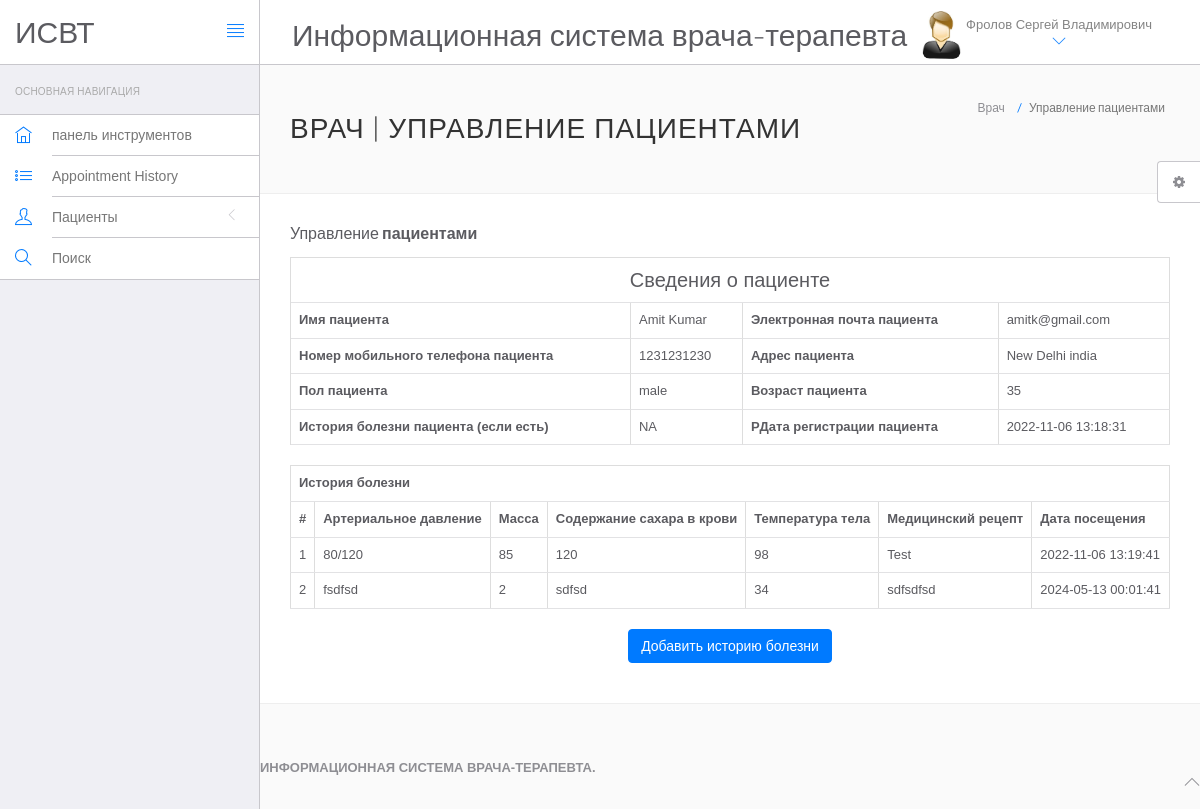
The page /hms/doctor/view-patient.php?viewid=1 (signed in) on the database its author committed.
### tables this page shows
CREATE TABLE `doctors` (
  `id` int(11) NOT NULL,
  `specilization` varchar(255) DEFAULT NULL,
  `doctorName` varchar(255) DEFAULT NULL,
  `address` longtext DEFAULT NULL,
  `docFees` varchar(255) DEFAULT NULL,
  `contactno` bigint(11) DEFAULT NULL,
  `docEmail` varchar(255) DEFAULT NULL,
  `password` varchar(255) DEFAULT NULL,
  `creationDate` timestamp NULL DEFAULT current_timestamp(),
  `updationDate` timestamp NULL DEFAULT NULL ON UPDATE current_timestamp()
);

CREATE TABLE `tblpatient` (
  `ID` int(10) NOT NULL,
  `Docid` int(10) DEFAULT NULL,
  `PatientName` varchar(200) DEFAULT NULL,
  `PatientContno` bigint(10) DEFAULT NULL,
  `PatientEmail` varchar(200) DEFAULT NULL,
  `PatientGender` varchar(50) DEFAULT NULL,
  `PatientAdd` mediumtext DEFAULT NULL,
  `PatientAge` int(10) DEFAULT NULL,
  `PatientMedhis` mediumtext DEFAULT NULL,
  `CreationDate` timestamp NULL DEFAULT current_timestamp(),
  `UpdationDate` timestamp NULL DEFAULT NULL ON UPDATE current_timestamp()
);

CREATE TABLE `tblmedicalhistory` (
  `ID` int(10) NOT NULL,
  `PatientID` int(10) DEFAULT NULL,
  `BloodPressure` varchar(200) DEFAULT NULL,
  `BloodSugar` varchar(200) NOT NULL,
  `Weight` varchar(100) DEFAULT NULL,
  `Temperature` varchar(200) DEFAULT NULL,
  `MedicalPres` mediumtext DEFAULT NULL,
  `CreationDate` timestamp NOT NULL DEFAULT current_timestamp() ON UPDATE current_timestamp()
);

### hms/doctor/view-patient.php (the view, shortened to what this page needs)
<?php
include('include/config.php');
if(strlen($_SESSION['id']==0)) {
 header('location:logout.php');
  } else{
?>
<!DOCTYPE html>
<html lang="en">
	<head>
		<link rel="stylesheet" href="vendor/bootstrap/css/bootstrap.min.css">
		<link rel="stylesheet" href="vendor/fontawesome/css/font-awesome.min.css">
		<link rel="stylesheet" href="vendor/themify-icons/themify-icons.min.css">
		<link href="vendor/animate.css/animate.min.css" rel="stylesheet" media="screen">
		<link href="vendor/perfect-scrollbar/perfect-scrollbar.min.css" rel="stylesheet" media="screen">
		<link href="vendor/switchery/switchery.min.css" rel="stylesheet" media="screen">
		<link href="vendor/bootstrap-touchspin/jquery.bootstrap-touchspin.min.css" rel="stylesheet" media="screen">
		<link href="vendor/select2/select2.min.css" rel="stylesheet" media="screen">
		<link href="vendor/bootstrap-datepicker/bootstrap-datepicker3.standalone.min.css" rel="stylesheet" media="screen">
		<link href="vendor/bootstrap-timepicker/bootstrap-timepicker.min.css" rel="stylesheet" media="screen">
		<link rel="stylesheet" href="assets/css/styles.css">
		<link rel="stylesheet" href="assets/css/plugins.css">
		<link rel="stylesheet" href="assets/css/themes/theme-1.css" id="skin_color" />
	</head>
	<body>
		<div id="app">
<?php include('include/sidebar.php');?>
<div class="app-content">
<?php include('include/header.php');?>
<div class="main-content" >
<div class="wrap-content container" id="container">
<section id="page-title">
<div class="row">
<div class="col-sm-8">
<h1 class="mainTitle">Врач | Управление пациентами</h1>
</div>
<ol class="breadcrumb">
<li>
<span>Врач</span>
</li>
<li class="active">
<span>Управление пациентами</span>
</li>
</ol>
</div>
</section>
<div class="container-fluid container-fullw bg-white">
<div class="row">
<div class="col-md-12">
<h5 class="over-title margin-bottom-15">Управление <span class="text-bold">пациентами</span></h5>
<?php
                               $vid=$_GET['viewid'];
                               $ret=mysqli_query($con,"select * from tblpatient where ID='$vid'");
$cnt=1;
while ($row=mysqli_fetch_array($ret)) {
                               ?>
<table border="1" class="table table-bordered">
 <tr align="center">
<td colspan="4" style="font-size:20px;color:blue">
Сведения о пациенте</td></tr>
    <tr>
    <th scope>Имя пациента</th>
    <td><?php  echo $row['PatientName'];?></td>
    <th scope>Электронная почта пациента</th>
    <td><?php  echo $row['PatientEmail'];?></td>
  </tr>
  <tr>
    <th scope>Номер мобильного телефона пациента</th>
    <td><?php  echo $row['PatientContno'];?></td>
    <th>Адрес пациента</th>
    <td><?php  echo $row['PatientAdd'];?></td>
  </tr>
    <tr>
    <th>Пол пациента</th>
    <td><?php  echo $row['PatientGender'];?></td>
    <th>Возраст пациента</th>
    <td><?php  echo $row['PatientAge'];?></td>
  </tr>
  <tr>
    <th>История болезни пациента (если есть)</th>
    <td><?php  echo $row['PatientMedhis'];?></td>
     <th>PДата регистрации пациента</th>
    <td><?php  echo $row['CreationDate'];?></td>
  </tr>
<?php }?>
</table>
<?php
$ret=mysqli_query($con,"select * from tblmedicalhistory  where PatientID='$vid'");
 ?>
<table id="datatable" class="table table-bordered dt-responsive nowrap" style="border-collapse: collapse; border-spacing: 0; width: 100%;">
  <tr align="center">
   <th colspan="8" >История болезни</th>
  </tr>
  <tr>
    <th>#</th>
<th>Артериальное давление</th>
<th>Масса</th>
<th>Содержание сахара в крови</th>
<th>Температура тела</th>
<th>Медицинский рецепт</th>
<th>Дата посещения</th>
</tr>
<?php
while ($row=mysqli_fetch_array($ret)) {
  ?>
<tr>
  <td><?php echo $cnt;?></td>
 <td><?php  echo $row['BloodPressure'];?></td>
 <td><?php  echo $row['Weight'];?></td>
 <td><?php  echo $row['BloodSugar'];?></td>
  <td><?php  echo $row['Temperature'];?></td>
  <td><?php  echo $row['MedicalPres'];?></td>
  <td><?php  echo $row['CreationDate'];?></td>
</tr>
<?php $cnt=$cnt+1;} ?>
</table>
<p align="center">
 <button class="btn btn-primary waves-effect waves-light w-lg" data-toggle="modal" data-target="#myModal">Добавить историю болезни</button></p>
</div>
</div>
</div>
</div>
	<?php include('include/footer.php');?>
	<?php include('include/setting.php');?>
		</div>
	</body>
</html>
<?php }  ?>

### hms/doctor/include/header.php (shortened to what this page needs)
<header class="navbar navbar-default navbar-static-top">
					<div class="navbar-header">
						<a class="navbar-brand" href="#">
							<h2 style="padding-top:20% ">ИСВТ</h2>
						</a>
						<a href="#" class="sidebar-toggler pull-right visible-md visible-lg" data-toggle-class="app-sidebar-closed" data-toggle-target="#app">
							<i class="ti-align-justify"></i>
						</a>
					</div>
					<div class="navbar-collapse collapse">
						<ul class="nav navbar-right">
								<li  style="padding-top:2% ">
								<h2>Информационная система врача-терапевта</h2>
							</li>
							<li class="dropdown current-user">
								<a href class="dropdown-toggle" data-toggle="dropdown">
									<img src="assets/images/images.jpg" > <span class="username">
									<?php $query=mysqli_query($con,"select doctorName from doctors where id='".$_SESSION['id']."'");
while($row=mysqli_fetch_array($query))
{
	echo $row['doctorName'];
}
									?> <i class="ti-angle-down"></i></i></span>
								</a>
							</li>
						</ul>
					</div>
				</header>

### hms/doctor/assets/css/themes/theme-1.css (style rules this page uses)
body { background: #FAFAFA; }
header .navbar-header { background: #ffffff !important; border-right-color: #c8c7cc !important; border-bottom-color: #c8c7cc !important; }
header .navbar-header .sidebar-toggler, header .navbar-header .sidebar-mobile-toggler { color: #007aff !important; }
header .navbar-header .navbar-brand { color: #777 !important; }
header .navbar-collapse { background: #ffffff !important; border-bottom-color: #c8c7cc !important; box-shadow: none !important; }
header .navbar-collapse .navbar-right > li > a { color: #777; }
header .navbar-collapse .navbar-right > li > a i { color: #007aff !important; }

### rows shown on the page
doctors: doctorName "Фролов Сергей Владимирович"
tblpatient: PatientName "Amit Kumar", PatientEmail "amitk@gmail.com", PatientContno "1231231230", PatientAdd "New Delhi india", PatientGender "male", PatientAge "35", PatientMedhis "NA", CreationDate "2022-11-06 13:18:31"
tblmedicalhistory: BloodPressure "80/120", Weight "85", BloodSugar "120", Temperature "98", MedicalPres "Test", CreationDate "2022-11-06 13:19:41"
tblmedicalhistory: BloodPressure "fsdfsd", Weight "2", BloodSugar "sdfsd", Temperature "34", MedicalPres "sdfsdfsd", CreationDate "2024-05-13 00:01:41"
